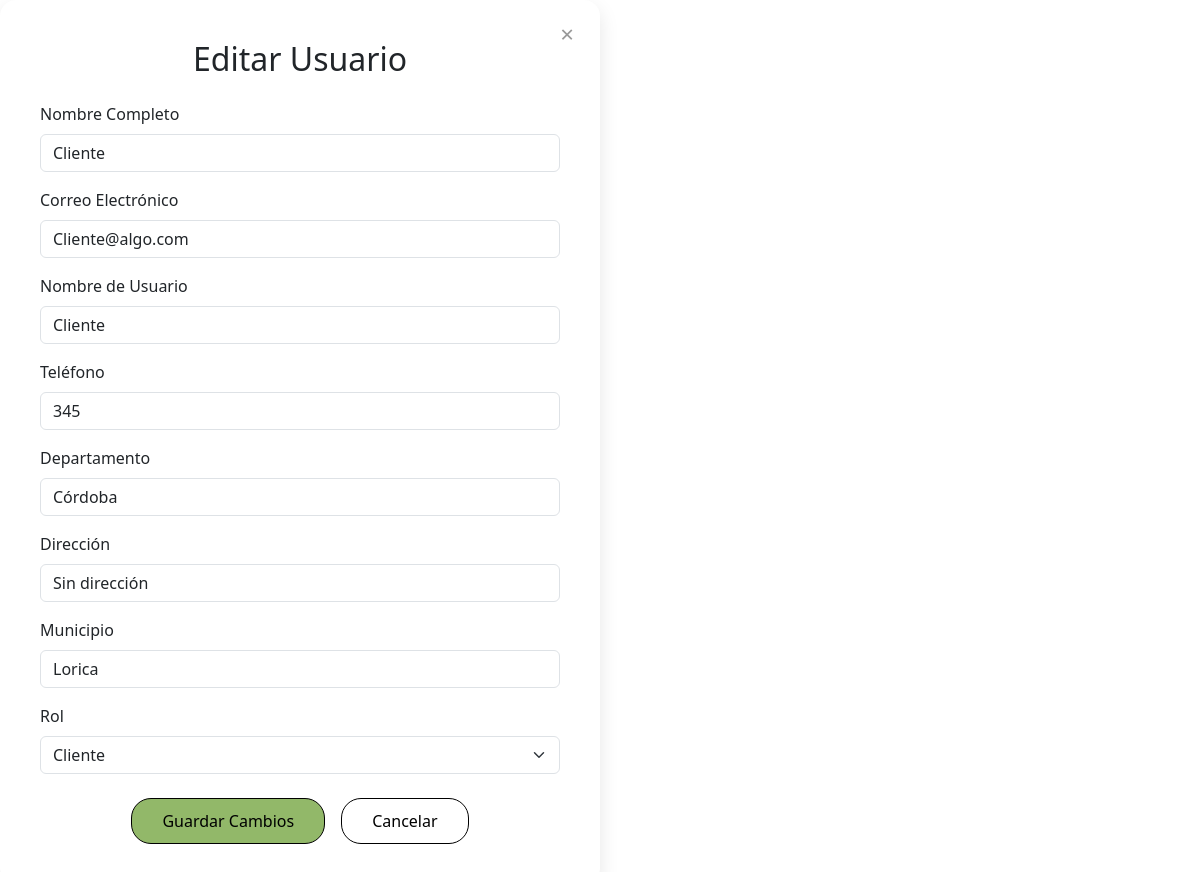
The app's page /editar_usuario/67/ with its own data.
### merkachecheres/models.py (models this page shows, shortened)
class Usuario(models.Model):
    full_name = models.CharField(max_length=255)
    email = models.EmailField(unique=True)
    username = models.CharField(max_length=150, unique=True)
    password = models.CharField(max_length=128, blank=True, null=True)
    telefono = models.CharField(max_length=15, default="Sin teléfono")  # Valor por defecto
    departamento = models.CharField(max_length=100, default="Sin departamento")  # Valor por defecto
    direccion = models.CharField(max_length=255, default="Sin dirección")  # Valor por defecto
    municipio = models.CharField(max_length=100, default="Sin municipio")  # Valor por defecto
    foto_perfil = models.ImageField(
        upload_to='usuarios/perfiles',
        validators=[validar_extension_imagen],
        blank=True,
        null=True,
        default='usuarios/perfiles/user_default.jpg',
        verbose_name="Ruta de la imagen de perfil"
    )  #
    ROLES = (
        (1, "Admin"),
        (2, "Cliente"),
        (3, "Vendedor")
    )
    rol = models.IntegerField(choices=ROLES, default=2)

### merkachecheres/views.py (the view, shortened to what this page needs)
# urls.py: path('editar_usuario/<int:usuario_id>/', views.editar_usuario, name='editar_usuario'),
def editar_usuario(request, usuario_id):
    try:
        usuario = Usuario.objects.get(id=usuario_id)
        return render(request, 'editar_usuario.html', {'usuario': usuario})
    except Usuario.DoesNotExist:
        messages.error(request, "El usuario no existe.")
        return redirect('admin_dashboard')

### merkachecheres/templates/editar_usuario.html (shortened to what this page needs)
{% load static %}
<!DOCTYPE html>
<html lang="es">
<head>
    <link href="https://cdn.jsdelivr.net/npm/bootstrap@5.3.0-alpha3/dist/css/bootstrap.min.css" rel="stylesheet">
    <link rel="stylesheet" href="{% static 'css/editar.css' %}">
</head>
<body>
    <div class="form-container">
        <button class="close-btn" onclick="window.location.href='{% url 'admin_dashboard' %}'">&times;</button>
        <h2 class="mb-4 text-center">Editar Usuario</h2>
        <form method="POST">
            <div class="mb-3">
                <label for="full_name" class="form-label">Nombre Completo</label>
                <input type="text" id="full_name" name="full_name" class="form-control" value="{{ usuario.full_name }}" required>
            </div>
            <div class="mb-3">
                <label for="email" class="form-label">Correo Electrónico</label>
                <input type="email" id="email" name="email" class="form-control" value="{{ usuario.email }}" required>
            </div>
            <div class="mb-3">
                <label for="username" class="form-label">Nombre de Usuario</label>
                <input type="text" id="username" name="username" class="form-control" value="{{ usuario.username }}" required>
            </div>
            <div class="mb-3">
                <label for="telefono" class="form-label">Teléfono</label>
                <input type="text" id="telefono" name="telefono" class="form-control" value="{{ usuario.telefono }}" required>
            </div>
            <div class="mb-3">
                <label for="departamento" class="form-label">Departamento</label>
                <input type="text" id="departamento" name="departamento" class="form-control" value="{{ usuario.departamento }}" required>
            </div>
            <div class="mb-3">
                <label for="direccion" class="form-label">Dirección</label>
                <input type="text" id="direccion" name="direccion" class="form-control" value="{{ usuario.direccion }}" required>
            </div>
            <div class="mb-3">
                <label for="municipio" class="form-label">Municipio</label>
                <input type="text" id="municipio" name="municipio" class="form-control" value="{{ usuario.municipio }}" required>
            </div>
            <div class="mb-4">
                <label for="rol" class="form-label">Rol</label>
                <select id="rol" name="rol" class="form-select">
                    <option value="2" {% if usuario.rol == 2 %}selected{% endif %}>Cliente</option>
                </select>
            </div>
            <div class="btn-group-custom">
                <button type="submit" class="btn btn-primary">Guardar Cambios</button>
                <button type="button" class="btn btn-secondary" onclick="window.location.href='{% url 'admin_dashboard' %}'">Cancelar</button>
            </div>
        </form>
    </div>
</body>
</html>

### merkachecheres/static/css/editar.css (style rules this page uses)
.form-container { background-color: #ffffff; padding: 2.5rem; border-radius: 1rem; box-shadow: 0 8px 20px rgba(0, 0, 0, 0.1); width: 100%; max-width: 600px; position: relative; }
.close-btn { position: absolute; top: 15px; right: 20px; background: none; border: none; font-size: 1.5rem; color: #999; cursor: pointer; transition: color 0.3s ease; }
.btn.btn-primary { background-color: #92b869; color: #000; border-color: #000; border-radius: 20px; padding: 10px 30px; }
.btn.btn-secondary { background-color: transparent; color: #000; border-color: #000; border-radius: 20px; padding: 10px 30px; }
.btn-group-custom { display: flex; justify-content: center; gap: 1rem; }

### records on screen
Usuario: full_name "Cliente", email "Cliente@algo.com", username "Cliente", telefono "345", departamento "Córdoba", direccion "Sin dirección", municipio "Lorica", rol "Cliente"
